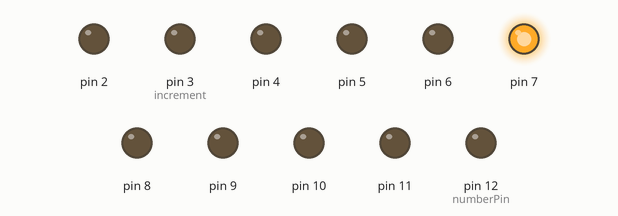
Simulated run of this sketch. Board: Arduino Uno, built with avr-gcc and run on an emulated ATmega328P. Parts: output pins drawn as LEDs (lit = HIGH).

Above: at 0.5 s.
At 3.5 s:
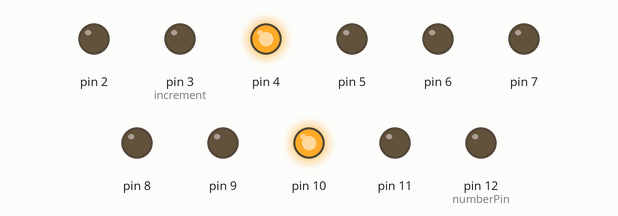
At 5.5 s:
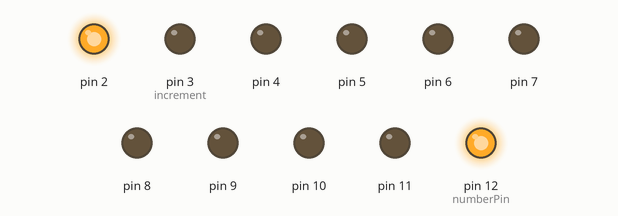
At 6.5 s:
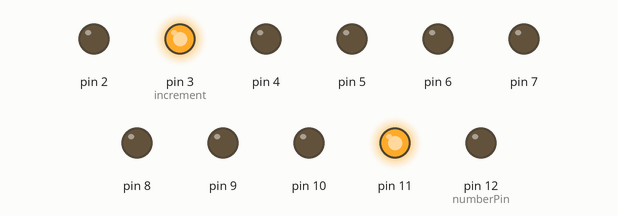
At 9.5 s:
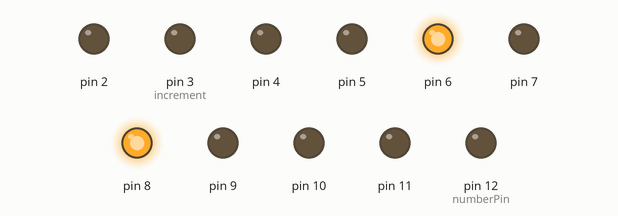
At 12.5 s:
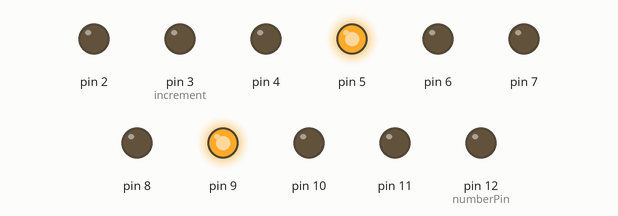
Timing chart, 0 to 13.0 s (numbered marks = the images above):
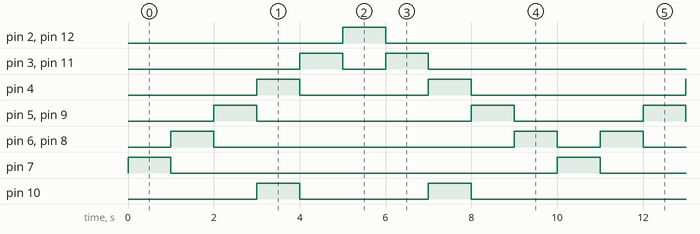

Measured:
- by itself, pin 2, pin 7, pin 12 (numberPin): alternates HIGH for 1.0 s and LOW for 9.0 s
- by itself, pin 3 (increment), pin 11: repeats every 10.0 s: LOW 1.0 s, HIGH 1.0 s, LOW 7.0 s, HIGH 1.0 s
- by itself, pin 4, pin 10: repeats every 10.0 s: LOW 3.0 s, HIGH 1.0 s, LOW 5.0 s, HIGH 1.0 s
- by itself, pin 5, pin 9: repeats every 10.0 s: LOW 5.0 s, HIGH 1.0 s, LOW 3.0 s, HIGH 1.0 s
- by itself, pin 6, pin 8: repeats every 10.0 s: LOW 7.0 s, HIGH 1.0 s, LOW 1.0 s, HIGH 1.0 s

The sketch:

secuenciaCentralExpansiva.ino
```cpp
// Secuencia de leds de forma ascendente y descendente
int timerDelay = 1000;
int numberPin = 12;
byte mitad = (numberPin / 2) + 1; // 7
void setup() {
  // put your setup code here, to run once:
  for(byte i = 2; i <= numberPin; i++) {
    pinMode(i, OUTPUT);
  }

}

void loop() {
  // put your main code here, to run repeatedly:
  digitalWrite(mitad, HIGH);
  delay(timerDelay);
  digitalWrite(mitad, LOW);

  for (byte i = 1; i < mitad; i++) {
    if(i == 6) {
      break;
    }
    int decrement = mitad - i;
    int incremet = mitad + i;
    digitalWrite(decrement, HIGH);
    digitalWrite(incremet, HIGH);
    delay(timerDelay);
    digitalWrite(decrement, LOW);
    digitalWrite(incremet, LOW);
  }

  int increment = 3;
  for (int pin = numberPin - 1; pin > 1; pin--) {
    if(pin == 7) {
      break;
    }

    digitalWrite(increment, HIGH);
    digitalWrite(pin, HIGH);
    delay(timerDelay);
    digitalWrite(pin, LOW);
    digitalWrite(increment, LOW);
    increment++;
  }

}
```
